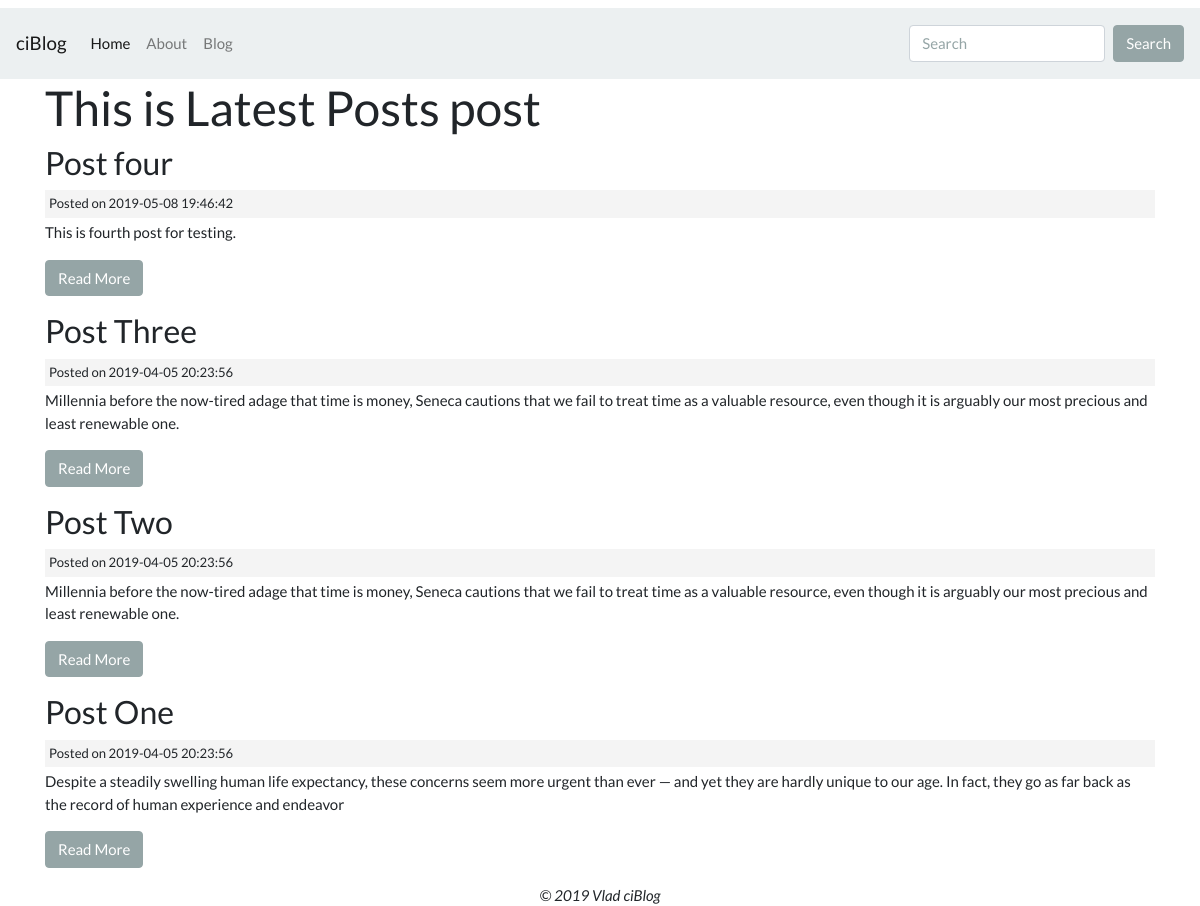
Screenshot of /index.php/posts with the database file from the repository.
### tables this page shows
CREATE TABLE IF NOT EXISTS `posts` (
  `id` int(11) NOT NULL AUTO_INCREMENT,
  `title` varchar(255) NOT NULL,
  `slug` varchar(255) NOT NULL,
  `body` text NOT NULL,
  `created_at` timestamp NOT NULL DEFAULT CURRENT_TIMESTAMP,
  PRIMARY KEY (`id`)
);

### application/controllers/Posts.php (called while the page is built, shortened)
<?php
class Posts extends CI_Controller {
	public function index()
	{
		$data['title'] = 'Latest Posts';
		$data['posts'] = $this->post_model->get_posts();
		$this->load->view('templates/header', $data);
		$this->load->view('posts/index', $data);
		$this->load->view('templates/footer', $data);
	}
}

### index.php (called while the page is built, shortened)
<?php
require_once BASEPATH.'core/CodeIgniter.php';

### application/models/Post_model.php (called while the page is built, shortened)
<?php
class Post_model extends CI_Model{
	public function get_posts($slug = FALSE)
	{
		if($slug === FALSE){
			$this->db->order_by('id', 'DESC');
			$query = $this->db->get('posts');
			return $query->result_array();
		}
		$query = $this->db->get_where('posts', array('slug' => $slug));
		return $query->row_array();
	}
}

### application/views/posts/index.php (the view)
<h1>This is <?php echo $title; ?> post</h1>
<?php foreach ($posts as $post) : ?>
	<h3><?php echo $post['title']; ?></h3>
	<small class="post-date">Posted on <?php echo $post['created_at']; ?></small>
	<p><?php echo $post['body']; ?></p>
	<p><a class="btn btn-secondary" href="<?php echo site_url('/posts/' . $post['slug']); ?>">Read More</a></p>
<?php endforeach; ?>

### application/views/templates/header.php (shortened to what this page needs)
<html>
        <head>
                <link rel="stylesheet" type="text/css" href="https://bootswatch.com/4/flatly/bootstrap.min.css">
                <link rel="stylesheet" type="text/css" href="<?php echo base_url(); ?>/assets/css/style.css">
        </head>
        <body>
                <nav class="navbar navbar-expand-lg navbar-light bg-light">
				  <a class="navbar-brand" href="<?php echo base_url(); ?>">ciBlog</a>
				  <div class="collapse navbar-collapse" id="navbarColor03">
				    <ul class="navbar-nav mr-auto">
				      <li class="nav-item active">
				        <a class="nav-link" href="<?php echo base_url(); ?>">Home <span class="sr-only">(current)</span></a>
				      </li>
				      <li class="nav-item">
				        <a class="nav-link" href="<?php echo base_url(); ?>about">About</a>
				      </li>
				      <li class="nav-item">
				        <a class="nav-link" href="<?php echo base_url(); ?>posts">Blog</a>
				      </li>
				    </ul>
				    <form class="form-inline my-2 my-lg-0">
				      <input class="form-control mr-sm-2" type="text" placeholder="Search">
				      <button class="btn btn-secondary my-2 my-sm-0" type="submit">Search</button>
				    </form>
				  </div>
				</nav>
				<div class="container">

### application/views/templates/footer.php
</div>
<center><em>&copy; 2019 Vlad ciBlog</em></center>
        </body>
</html>

### assets/css/style.css (style rules this page uses)
.post-date { background: #f4f4f4; padding: 4px; margin: 3px 0px; display: block; }

### rows the page displays
posts: title "Post four", created_at "2019-05-08 19:46:42", body "This is fourth post for testing."
posts: title "Post Three", created_at "2019-04-05 20:23:56", body "Millennia before the now-tired adage that time is money, Seneca cautions that we fail to treat time as a valuable resource, even though it is arguably our most precious and least renewable one."
posts: title "Post Two", created_at "2019-04-05 20:23:56", body "Millennia before the now-tired adage that time is money, Seneca cautions that we fail to treat time as a valuable resource, even though it is arguably our most precious and least renewable one."
posts: title "Post One", created_at "2019-04-05 20:23:56", body "Despite a steadily swelling human life expectancy, these concerns seem more urgent than ever — and yet they are hardly unique to our age. In fact, they go as far back as the record of human experience and endeavor"

### other values shown
$title "Latest Posts"
